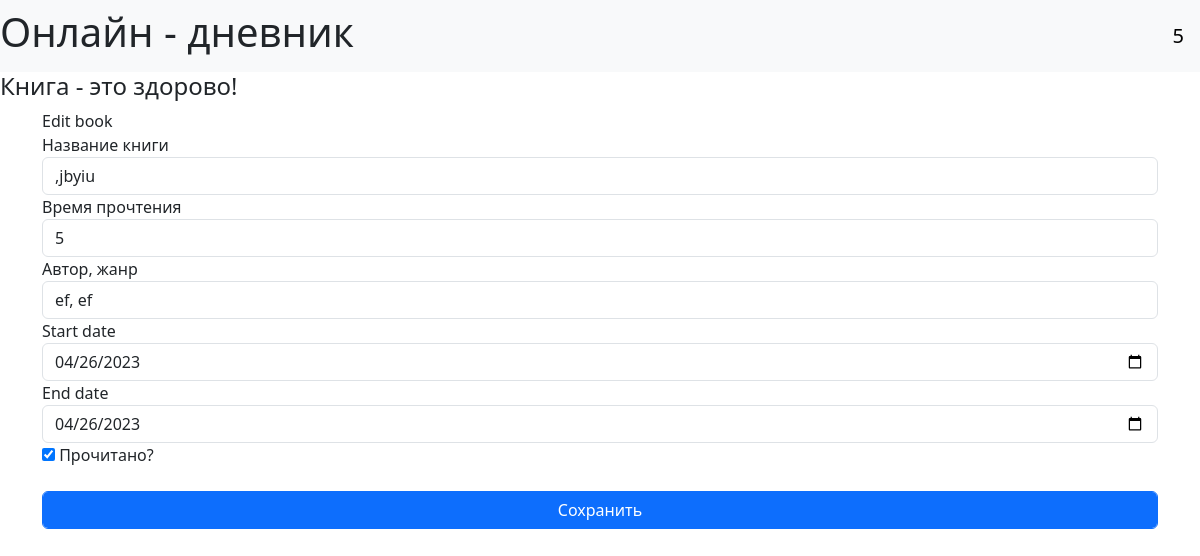
The page /books/2 (signed in) on the database its author committed.
### data/users.py (models this page shows, shortened)
class User(SqlAlchemyBase, UserMixin):
    __tablename__ = 'users'
    id = sa.Column(sa.Integer, primary_key=True, autoincrement=True)
    surname = sa.Column(sa.String, nullable=True)
    name = sa.Column(sa.String, nullable=True)
    age = sa.Column(sa.Integer, nullable=True)
    position = sa.Column(sa.String, nullable=True)
    speciality = sa.Column(sa.String, nullable=True)
    address = sa.Column(sa.String, nullable=True)
    email = sa.Column(sa.String, nullable=True, unique=True, index=True)
    hashed_password = sa.Column(sa.String, nullable=True)
    modified_date = sa.Column(sa.DateTime, default=datetime.datetime.now)

### data/books.py (models this page shows)
class Books(SqlAlchemyBase):
    __tablename__ = 'books'
    id = sa.Column(sa.Integer, primary_key=True, autoincrement=True)
    team_leader = sa.Column(sa.Integer, sa.ForeignKey('users.id'), nullable=True)
    book = sa.Column(sa.String, nullable=True)
    work_size = sa.Column(sa.Integer, nullable=True)
    collaborators = sa.Column(sa.String, nullable=True)
    start_date = sa.Column(sa.DateTime, nullable=True)
    end_date = sa.Column(sa.DateTime, nullable=True)
    is_finished = sa.Column(sa.Boolean, nullable=True)
    team_leader_user = orm.relationship('User')

### main.py (the view)
@app.route('/books/<int:id>', methods=['GET', 'POST'])
@login_required
def edit_books(id):
    db_sess = db_session.create_session()
    book = db_sess.query(Books).filter(Books.id == id)
    if current_user.id == 1:
        book = book.first()
    else:
        book = book.filter(Books.team_leader_user == current_user).first()
    if not book:
        abort(404)
    form = BookForm()
    if request.method == "GET":
        if book:
            for field in form:
                if hasattr(book, field.name):
                    field.data = getattr(book, field.name)
    if form.validate_on_submit():
        for field in form:
            if hasattr(book, field.name):
                setattr(book, field.name, field.data)
        db_sess.commit()
        return redirect('/')
    return render_template('work.html',
                           title='Edit book',
                           form=form
                           )

### forms/book_forms.py
class BookForm(FlaskForm):
    book = StringField('Название книги', validators=[DataRequired()])
    work_size = IntegerField('Время прочтения', validators=[DataRequired()])
    collaborators = StringField('Автор, жанр')
    start_date = DateField('Start date')
    end_date = DateField('End date')
    is_finished = BooleanField('Прочитано?')
    submit = SubmitField('Сохранить')

### data/db_session.py (called while the page is built)
def create_session() -> Session:
    global __factory
    return __factory()

### main.py (called while the page is built)
@login_manager.user_loader
def load_user(user_id):
    db_sess = db_session.create_session()
    return db_sess.query(User).get(user_id)

### templates/work.html (shortened to what this page needs)
{% extends "base.html" %}
{% block content %}
<h>{{ title }}</h>
<form action="" method="post">
    {% for field in form if field.name not in ('csrf_token', 'submit') %}
        <div>
            {% if field.type == 'BooleanField'%}
                {{ field(class="form-check-label") }}
                {{ field.label(class="form-check-label") }}
            {% else %}
                {{ field.label() }}
                <br>
                {{ field(class="form-control") }}
            {% endif %}
        </div>
    {% endfor %}
    <p>{{ form.submit(type="submit", class="form-control btn btn-primary my-4") }}</p>
</form>
{% endblock %}

### templates/base.html (shortened to what this page needs)
<!DOCTYPE html>
<html lang="en">
<head>
    <link href="https://cdn.jsdelivr.net/npm/bootstrap@5.3.0-alpha2/dist/css/bootstrap.min.css" rel="stylesheet"
>
</head>
<body>
<header>
    <nav class="navbar navbar-light bg-light">
        <h1>Онлайн - дневник</h1>
        {% if current_user.is_authenticated %}
        <a class="navbar-brand" href="/logout">{{ current_user.name }}</a>
        {% else %}
        <p>
            <a class="btn btn-primary " href="/register">Зарегистрироваться</a>
            <a class="btn btn-success" href="/login">Войти</a>
        </p>
        {% endif %}
    </nav>
    <h4>Книга - это здорово!</h4>
</header>
<main role="main" class="container">
    {% block content %}{% endblock %}
</main>
</body>
</html>

### rows shown on the page
User: name "5"
Books: book ",jbyiu" "5" "ef, ef" "04/26/2023" "04/26/2023", is_finished "☑"

### other values the page prints
{{ title }} "Edit book"
{{ field.label() }} "Название книги" "Время прочтения" "Автор, жанр" "Start date" "End date"
{{ field.label(class="form-check-label") }} "Прочитано?"
